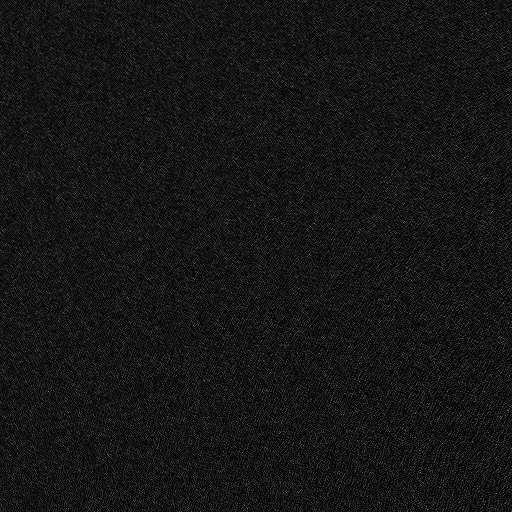
%> input picture 300.bmp, 1024 x 1024 px (shown at 1/2 size)
$ octave MyLJCM_3_2_4.m   (GNU Octave 9; MATLAB toolbox functions it lacks are replaced by stand-ins)
%> lines starting %> are read from the running program, lines starting %| are printed output that depends on the picture
% ------------------MyLJCM_3_2_4---------------------------------------
% 功能：经典衍射公式的D-FFT算法 (就是各种标量衍射公式的离散傅里叶变换计算方法)
% 执行：输入一张图片输出一张衍射图像
% 主要变量：
%   h   ------ 波长(mm)
%   z0  ------ 衍射距离(mm)
%   U0  ------ 初始光波场的复振幅
%   L0  ------ 初始场及衍射场宽度(mm)
%   Uf  ------ 衍射光波场的复振幅
% ----------------------------------------------------------------------
clear all;clc;close all;

[fileName,filePath] = uigetfile(['./','*.*'],['输入图片'],100,100);
%> the answer given: 300.bmp
[XRGB,MAP] = imread([filePath,fileName]);   % 读取图片
%> XRGB is the input picture: size 1024x1024 uint8; min 0, max 255, mean 21.5
%> MAP = 256 rows, first 12: [0 0 0; 0.00392 0.00392 0.00392; 0.00784 0.00784 0.00784; 0.0118 0.0118 0.0118; 0.0157 0.0157 0.0157; 0.0196 0.0196 0.0196; 0.0235 0.0235 0.0235; 0.0275 0.0275 0.0275; 0.0314 0.0314 0.0314; 0.0353 0.0353 0.0353; 0.0392 0.0392 0.0392; 0.0431 0.0431 0.0431]

if(length(size(XRGB)) >= 3)
    X0 = rgb2gray(XRGB);
else
    X0 = XRGB;
end
z0 = input('衍射距离z0=？(mm)');
%> the answer given: 3

h = 0.532e-3;   % 波长mm
k = 2*pi/h;     % 波数
[M0,N0] = size(X0);
%> M0 = 1024; N0 = 1024

N1 = max(M0,N0);
%> N1 = 1024
% N难道说的是抽样点数？
N = 400;        % ?????????这一步是在干什么？，，，图片的实际宽度吗？
% imresize的第二个参数是缩放！！！扩大或缩小到原来的N/N1倍
X1 = imresize(X0, N/N1);    %  这一步又是在干什么？原文：“修改为最大宽度为N点的图像”，你tm语文没学好吧！！
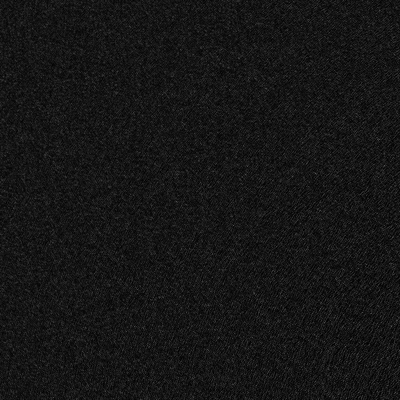
%> X1: size 400x400 uint8; min 0, max 86, mean 21.5

% 显然这一步中max([M1,N1]) = N,这么做也就保证了下面的赋值操作不会出现下表是负数的情况了！！
% 但是N代表的究竟是什么呢？真的是抽样点数吗？
[M1,N1] = size(X1); % --- M1是四倍的M0
%> M1 = 400; N1 = 400
X = zeros(N,N);
X(N/2 - M1/2+1:N/2+M1/2,N/2-N1/2+1:N/2+N1/2) = X1(1:M1,1:N1);  % 修改成N*N的点的图像
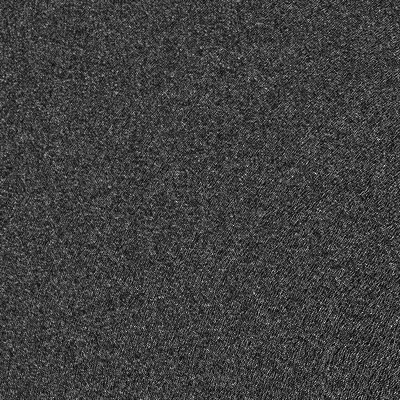
%> X: size 400x400 double; min 0, max 86, mean 21.5; mean of the top-left, top-right, bottom-left and bottom-right quarters 21.6, 21.6, 21.5, 21.4; drawn with min black and max white

U0 = double(X); % 初始场复振幅
% 不是很明白，不应该是抽样频率还有抽样间隔满足初始物光场的宽度吗？为什么这里要通过抽样点数N来确定初始物光场的宽度？！！
L0 = sqrt(h*z0*N);  % 计算同时满足振幅和相位抽样的物光场宽度
L0 = input('初始场宽度L0=？(mm)');
%> the answer given: 3

cal = input('角谱1，菲涅尔解析2，菲涅尔FFT 3，基尔霍夫4，瑞利-索末菲5？');
%> the answer given: 3
% Uh = 0:N-1 - N/2;Vh = 0:N-1 - N/2;
% [mh,nh] = meshgrid([Uh,Vh]);

figstr = strcat('初始像宽度=',num2str(L0),'mm');
figure(1),imshow(X,[]),colormap(gray);xlabel(figstr);title('初始振幅场分布');

% D-FFT计算
Uf = fft2(U0,N,N);  % 傅里叶变换中的N,N,如果U0不满足NxN的大小的话，那么就在做傅里叶逆变换之前进行补0
Uf = fftshift(Uf);
II = Uf.*conj(Uf);
Isum = sum(sum(II))/N/N*L0/N*L0/N;
%> Isum = 4948.6
Gmax = max(max(II));
%> Gmax = 1.18e+13
Gmin = min(min(II));
%> Gmin = 16.3

figstr = strcat('频谱宽度=',num2str(N/L0),'/mm');

figure(2),imshow(II,[Gmin,Gmax/1000]),colormap(gray);xlabel(figstr);
title('FFT计算方法');

% 下面的switch就是用来计算每一种衍射的传递函数的
switch cal
case 1  % ----------------- 角谱衍射传递函数
    method = '角谱衍射传递函数计算衍射';
    n = 1:N;
    % 看看下面的这个公式中的   “h”  ！！！这就说明了下面的trans中为什么没有波长了
    % 下面生成的频谱取值范围：yy和xx就是h*fy和h*fx！！！但是为什么确定了频谱的取值范围是怎么样的？
    x = h*(-N/L0/2+1/L0*(n-1));
    y = x;
    [yy,xx] = meshgrid(y,x);
    trans = exp(1j*k*z0*sqrt(1-xx.^2-yy.^2));

    f2 = Uf.*trans;

    U = ifft2(f2,N,N); % 对f2做傅里叶逆变换得到衍射距离为z0的角谱衍射
case 2  % -------------- 菲涅尔解析传递函数
    method = '菲涅尔解析传递函数的计算';
    n = 1:N;
    x = h*(-N/L0/2+1+1/L0*(n-1));
    y = x;
    [yy,xx] = meshgrid(y,x);    % 生成频率序列

    trans = exp(1j*k*z0*(1-(xx.^2+yy.^2)/2));
    f2 = Uf.*trans;
    U = ifft2(f2,N,N);

case 3  % ------------- 菲涅尔传递函数的FFT计算
    method = '菲涅尔传递函数的FFT计算';
    n = 1:N;    % 这里的n是从1开始的！！！

    x = -L0/2+L0/N*(n-1);
    y = x;

    [yy,xx] = meshgrid(y,x);
    f2 = exp(1j*k*z0)/(1j*h*z0);
    f2 = f2.*exp(1j*k/2/z0*(xx.^2+yy.^2));
    f2 = fft2(f2,N,N);
    trans = fftshift(f2);

    f2 = Uf.*trans;
    U = ifft2(f2,N,N);     %  这两步和课本上的不太一样
    U = fftshift(U);      %  课本上的是下面注释括起来的
    % ------------------------------------------------------------
    % Uf = fft2(f2,N,N);    % 对N*N点的离散函数f2座FFT计算
    % U = fftshift(Uf);    % 将FFT计算结果进行整序
    % U = imrotate(U,180);% 旋转180度
    % -----------------------------------------------------------
    % 上面的代码有两个不明白的，首先就是为什么要做傅里叶正变换？
    % 虽然说做傅里叶正变换照样能从频域变换到空域上，但是严格来说就应该是逆变换！
    % 第二个不明白的就是，下面的旋转180度，这又是在干什么？

case 4 % ------------------------------ 基尔霍夫传递函数的D-FFT计算
    method = '基尔霍夫传递函数的计算';

    n = 1:N;
    x = -L0/2+L0/N*(n-1);
    y = x;
    [yy,xx] = meshgrid(y,x);

    f2 = exp(1j*k*sqrt(z0^2+xx.^2+yy.^2));
    f2 = f2./(1j*2*h*(z0^2 + xx.^2+yy.^2));
    f2 = f2.*(sqrt(z0^2+xx.^2+yy.^2));
    f2 = fft2(f2);
    trans = fftshift(f2);

    f2 = Uf.*trans;
    U = ifft2(f2,N,N);
    U = fftshift(U);


    % -------------------------------------------
    % U = fft2(f2,N,N);
    % U = fftshift(U);
    % U = imrotate(U,180);

case 5  % ------------------- 瑞利-索末菲传递函数的D-FFT计算
    method = '瑞利-索末菲传递函数计算衍射';

    n = 1:N;
    x = -L0/2+L0/N*(n-1);
    y = x;
    [yy,xx] = meshgrid(y,x);
    f2 = exp(1j*k*sqrt(z0^2+xx.^2+yy.^2));
    f2 = f2./(1j*h*(z0^2+xx.^2+yy.^2));
    f2 = fft2(f2,N,N);
    trans = fftshift(f2);

    Uf = Uf.*trans;

    U = ifft2(Uf);
    U = ifftshift(U);
    % U = imrotate(U,180);

end
figstr = strcat('衍射场图像宽度',num2str(L0),'mm');
figure(3),imshow(abs(U),[]),colormap(gray);xlabel(figstr);
%> after `imshow(abs(U),[])`:
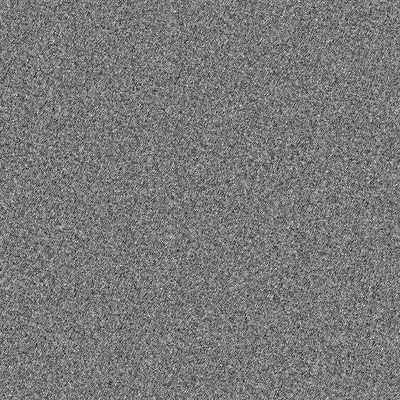
%> displayed picture: size 400x400, on the screen's scale of 0 to 255; min 0, max 255, mean 121.4
title(method);imwrite(abs(U), gray,['./result/',method,'_',num2str(z0),'_',num2str(L0),'.bmp']);


trans_ = ifft(trans);
trans_ = fftshift(trans_);
figure(4),imshow(abs(trans_)/max(max(abs(trans_))),[]),colormap(gray);
